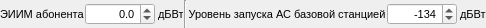
             <widget class="QWidget" name="widget_13" native="true">
              <property name="minimumSize">
               <size>
                <width>0</width>
                <height>20</height>
               </size>
              </property>
              <property name="maximumSize">
               <size>
                <width>16777215</width>
                <height>28</height>
               </size>
              </property>
              <layout class="QHBoxLayout" name="horizontalLayout_6">
               <property name="spacing">
                <number>0</number>
               </property>
               <property name="leftMargin">
                <number>0</number>
               </property>
               <property name="topMargin">
                <number>0</number>
               </property>
               <property name="rightMargin">
                <number>0</number>
               </property>
               <property name="bottomMargin">
                <number>0</number>
               </property>
               <item>
                <widget class="QLabel" name="Label_EIIMAbonenta">
                 <property name="maximumSize">
                  <size>
                   <width>92</width>
                   <height>16777215</height>
                  </size>
                 </property>
                 <property name="font">
                  <font>
                   <family>Tahoma</family>
                   <pointsize>8</pointsize>
                  </font>
                 </property>
                 <property name="text">
                  <string>ЭИИМ абонента</string>
                 </property>
                </widget>
               </item>
               <item>
                <widget class="QDoubleSpinBox" name="Edit_EIIMAbonenta">
                 <property name="minimumSize">
                  <size>
                   <width>70</width>
                   <height>0</height>
                  </size>
                 </property>
                 <property name="maximumSize">
                  <size>
                   <width>70</width>
                   <height>22</height>
                  </size>
                 </property>
                 <property name="font">
                  <font>
                   <family>Tahoma</family>
                   <pointsize>8</pointsize>
                  </font>
                 </property>
                 <property name="alignment">
                  <set>Qt::AlignRight|Qt::AlignTrailing|Qt::AlignVCenter</set>
                 </property>
                 <property name="decimals">
                  <number>1</number>
                 </property>
                 <property name="minimum">
                  <double>-100.000000000000000</double>
                 </property>
                 <property name="singleStep">
                  <double>0.100000000000000</double>
                 </property>
                </widget>
               </item>
               <item>
                <widget class="QLabel" name="Label_EIIMAbonentaSI">
                 <property name="minimumSize">
                  <size>
                   <width>28</width>
                   <height>0</height>
                  </size>
                 </property>
                 <property name="maximumSize">
                  <size>
                   <width>28</width>
                   <height>16777215</height>
                  </size>
                 </property>
                 <property name="font">
                  <font>
                   <family>Tahoma</family>
                   <pointsize>8</pointsize>
                  </font>
                 </property>
                 <property name="text">
                  <string> дБВт</string>
                 </property>
                </widget>
               </item>
               <item>
                <widget class="Line" name="line_16">
                 <property name="minimumSize">
                  <size>
                   <width>4</width>
                   <height>0</height>
                  </size>
                 </property>
                 <property name="orientation">
                  <enum>Qt::Vertical</enum>
                 </property>
                </widget>
               </item>
               <item>
                <widget class="QLabel" name="Label_UrovenZapuskaASBS">
                 <property name="minimumSize">
                  <size>
                   <width>200</width>
                   <height>0</height>
                  </size>
                 </property>
                 <property name="maximumSize">
                  <size>
                   <width>215</width>
                   <height>16777215</height>
                  </size>
                 </property>
                 <property name="font">
                  <font>
                   <family>Tahoma</family>
                   <pointsize>8</pointsize>
                  </font>
                 </property>
                 <property name="text">
                  <string>Уровень запуска АС базовой станцией</string>
                 </property>
                 <property name="alignment">
                  <set>Qt::AlignCenter</set>
                 </property>
                </widget>
               </item>
               <item>
                <widget class="QSpinBox" name="Edit_UrovenZapuskaASBS">
                 <property name="minimumSize">
                  <size>
                   <width>70</width>
                   <height>0</height>
                  </size>
                 </property>
                 <property name="maximumSize">
                  <size>
                   <width>70</width>
                   <height>22</height>
                  </size>
                 </property>
                 <property name="font">
                  <font>
                   <family>Tahoma</family>
                   <pointsize>8</pointsize>
                  </font>
                 </property>
                 <property name="wrapping">
                  <bool>false</bool>
                 </property>
                 <property name="frame">
                  <bool>true</bool>
                 </property>
                 <property name="alignment">
                  <set>Qt::AlignRight|Qt::AlignTrailing|Qt::AlignVCenter</set>
                 </property>
                 <property name="minimum">
                  <number>-200</number>
                 </property>
                 <property name="maximum">
                  <number>30</number>
                 </property>
                 <property name="value">
                  <number>-134</number>
                 </property>
                </widget>
               </item>
               <item>
                <widget class="QLabel" name="Label_UrovenZapuskaASBSSI">
                 <property name="font">
                  <font>
                   <family>Tahoma</family>
                   <pointsize>8</pointsize>
                  </font>
                 </property>
                 <property name="text">
                  <string> дБВт</string>
                 </property>
                </widget>
               </item>
              </layout>
             </widget>
